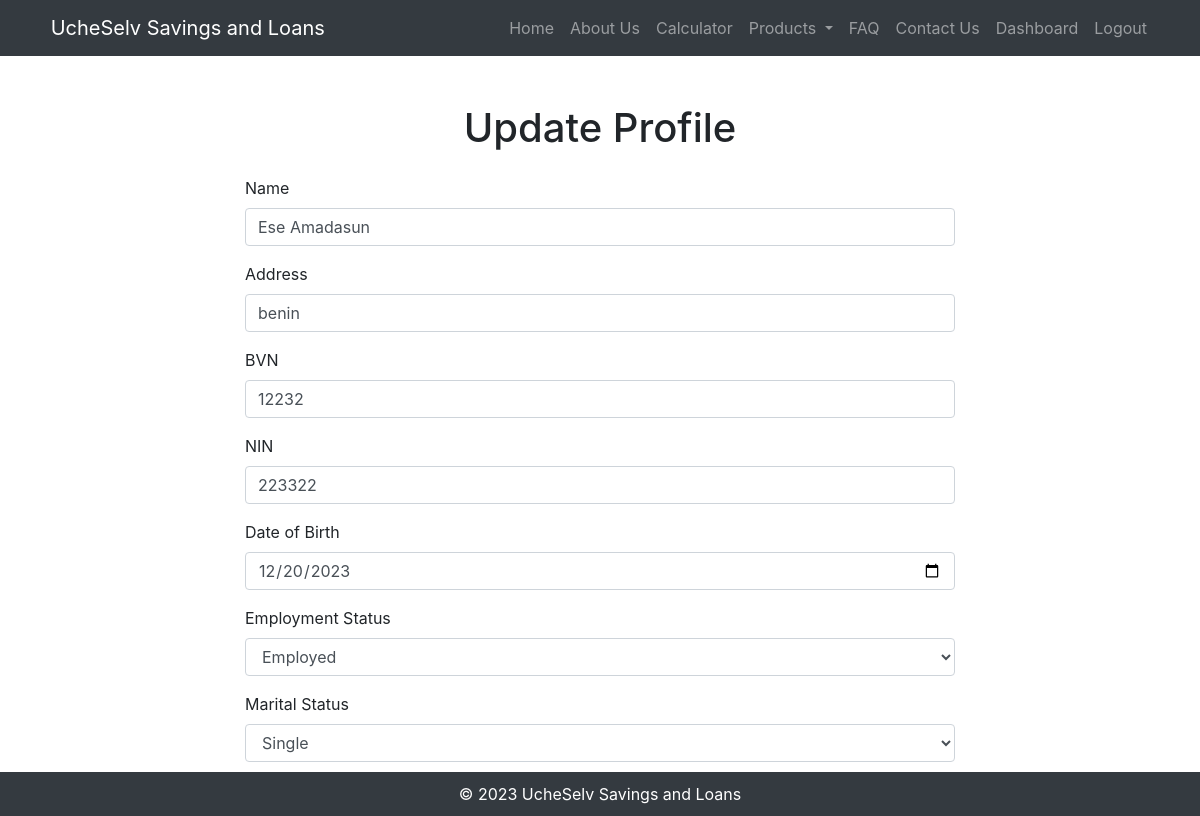
Page /update_profile (signed in) on the earlier database version.
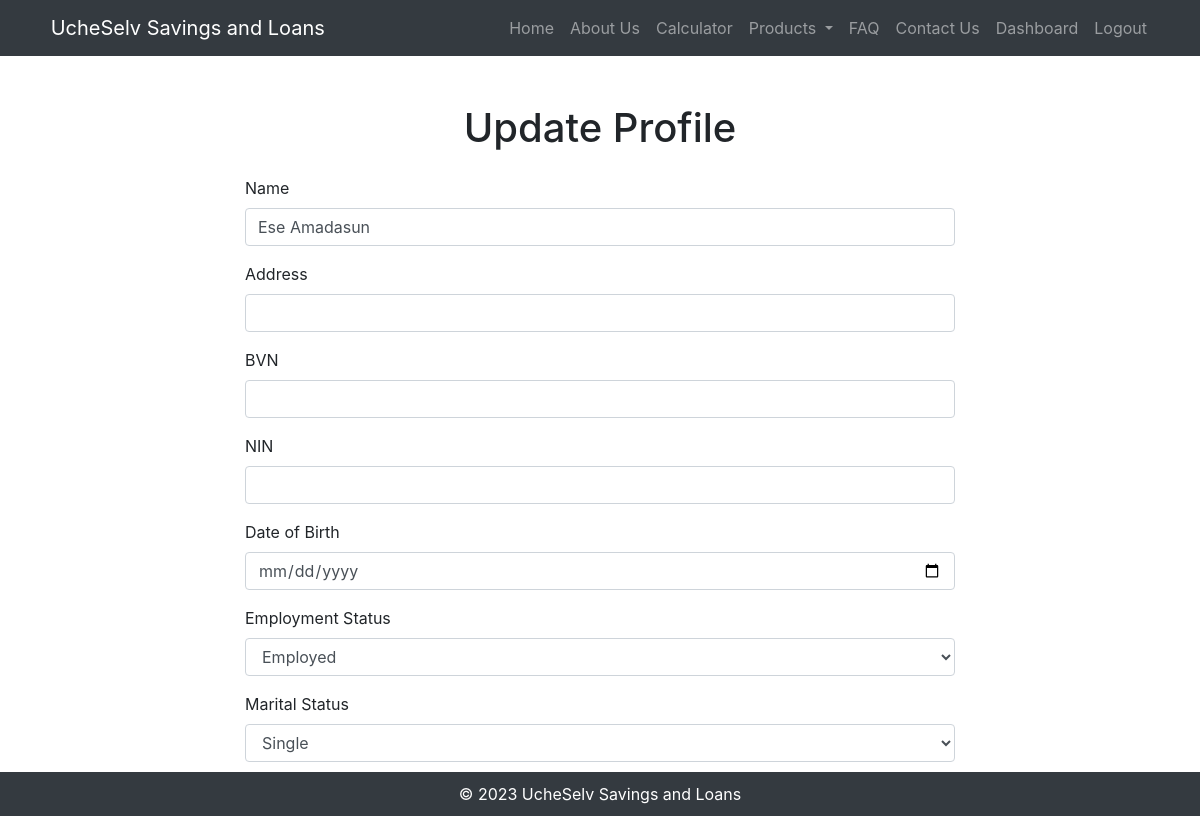
Same page on the later database version.
### models.py (models this page shows)
class User(db.Model):
    id = db.Column(db.Integer, primary_key=True)
    name = db.Column(db.String(255), nullable=False)
    email = db.Column(db.String(255), unique=True, nullable=False)
    phone = db.Column(db.String(20), nullable=False)
    password = db.Column(db.String(255), nullable=False)
    account_number = db.Column(db.String(10), unique=True)
    address = db.Column(db.String(255))
    bvn = db.Column(db.String(11))
    nin = db.Column(db.String(11))
    dob = db.Column(db.Date)
    employment_status = db.Column(db.String(10))
    marital_status = db.Column(db.String(10))
    wallet_balance = db.Column(db.Float, default=0.0)

### routes.py (the view, shortened to what this page needs)
@main.route('/update_profile', methods=['GET', 'POST'])
def update_profile():
    if 'user_email' not in session:
        flash('Please log in to update your profile.', 'warning')
        return redirect(url_for('main.login'))
    user = User.query.filter_by(email=session['user_email']).first()
    if not user:
        flash('User not found.', 'danger')
        return redirect(url_for('main.dashboard'))
    form = DashboardForm(obj=user)
    return render_template('update_profile.html', form=form)

### forms.py
class DashboardForm(FlaskForm):
    name = StringField('Name', validators=[DataRequired()])
    address = StringField('Address', validators=[DataRequired()])
    bvn = StringField('BVN', validators=[DataRequired()])
    nin = StringField('NIN', validators=[DataRequired()])
    dob = DateField('Date of Birth', validators=[DataRequired()])
    employment_status = SelectField('Employment Status', choices=[('employed', 'Employed'), ('unemployed', 'Unemployed')],
                                    validators=[DataRequired()])
    marital_status = SelectField('Marital Status', choices=[('single', 'Single'), ('married', 'Married')],
                                 validators=[DataRequired()])

### templates/update_profile.html (shortened to what this page needs)
{% extends 'base.html' %}
{% block content %}
<div class="container mt-4">
    <div class="row">
        <div class="col-lg-8 offset-lg-2">
            <h1 class="mb-4 text-center">Update Profile</h1>
            <form method="post" class="needs-validation" novalidate>
                <div class="form-group">
                    {{ form.name.label(class="form-label") }}
                    {{ form.name(class="form-control", required=True) }}
                </div>
                <div class="form-group">
                    {{ form.address.label(class="form-label") }}
                    {{ form.address(class="form-control", required=True) }}
                </div>
                <div class="form-group">
                    {{ form.bvn.label(class="form-label") }}
                    {{ form.bvn(class="form-control", required=True) }}
                </div>
                <div class="form-group">
                    {{ form.nin.label(class="form-label") }}
                    {{ form.nin(class="form-control", required=True) }}
                </div>
                <div class="form-group">
                    {{ form.dob.label(class="form-label") }}
                    {{ form.dob(class="form-control", required=True) }}
                </div>
                <div class="form-group">
                    {{ form.employment_status.label(class="form-label") }}
                    {{ form.employment_status(class="form-control", required=True) }}
                </div>
                <div class="form-group">
                    {{ form.marital_status.label(class="form-label") }}
                    {{ form.marital_status(class="form-control", required=True) }}
                </div>
                <button type="submit" class="btn btn-primary w-100">Update</button>
            </form>
        </div>
    </div>
</div>
{% endblock %}

### templates/base.html (shortened to what this page needs)
<!DOCTYPE html>
<html>
<head>
    <link href="https://stackpath.bootstrapcdn.com/bootstrap/4.3.1/css/bootstrap.min.css" rel="stylesheet">
    <link href="{{ url_for('static', filename='css/styles.css') }}" rel="stylesheet">
</head>
<body>
    <header>
        <nav class="navbar navbar-expand-lg navbar-dark bg-dark">
            <div class="container">
                <a class="navbar-brand" href="{{ url_for('main.index') }}">
                    UcheSelv Savings and Loans
                </a>
                <div class="collapse navbar-collapse" id="navbarResponsive">
                    <ul class="navbar-nav ml-auto">
                        <li class="nav-item">
                            <a class="nav-link" href="{{ url_for('main.index') }}">Home</a>
                        </li>
                        <li class="nav-item">
                            <a class="nav-link" href="{{ url_for('main.about') }}">About Us</a>
                        </li>
                        <li class="nav-item">
                            <a class="nav-link" href="{{ url_for('main.calculator') }}">Calculator</a>
                        </li>
                        <li class="nav-item dropdown">
                            <a class="nav-link dropdown-toggle" href="#" id="navbarDropdownMenuLink" role="button" data-toggle="dropdown" aria-haspopup="true" aria-expanded="false">
                                Products
                            </a>
                        </li>
                        <li class="nav-item">
                            <a class="nav-link" href="{{ url_for('main.faq') }}">FAQ</a>
                        </li>
                        <li class="nav-item">
                            <a class="nav-link" href="{{ url_for('main.contact') }}">Contact Us</a>
                        </li>
                        {% if 'user_email' not in session %}
                            <li class="nav-item">
                                <a class="nav-link" href="{{ url_for('main.signup') }}">Sign Up</a>
                            </li>
                            <li class="nav-item">
                                <a class="nav-link" href="{{ url_for('main.login') }}">Login</a>
                            </li>
                        {% else %}
                            <li class="nav-item">
                                <a class="nav-link" href="{{ url_for('main.dashboard') }}">Dashboard</a>
                            </li>
                            <li class="nav-item">
                                <a class="nav-link" href="{{ url_for('main.logout') }}">Logout</a>
                            </li>
                        {% endif %}
                    </ul>
                </div>
            </div>
        </nav>
    </header>
    <main class="container mt-4">
        {% block content %}{% endblock %}
    </main>
    <footer class="footer">
        <p>© 2023 UcheSelv Savings and Loans</p>
    </footer>

### static/css/styles.css (style rules this page uses)
body { padding-top: 0px; }
footer { background-color: #f5f5f5; padding: 20px 0; text-align: center; position: fixed; left: 0; bottom: 0; width: 100%; }
html { height: 100%; }
body { display: flex; flex-direction: column; height: 100%; margin: 0; }
.footer { background-color: #343a40; color: white; text-align: center; padding: 10px 0; width: 100%; }
.footer p { margin: 0; }

Differences in the rows shown:
changed User "Ese Amadasun": address "benin" → (not shown); bvn "12232" → (not shown); nin "223322" → (not shown); dob "12/20/2023" → (not shown)
